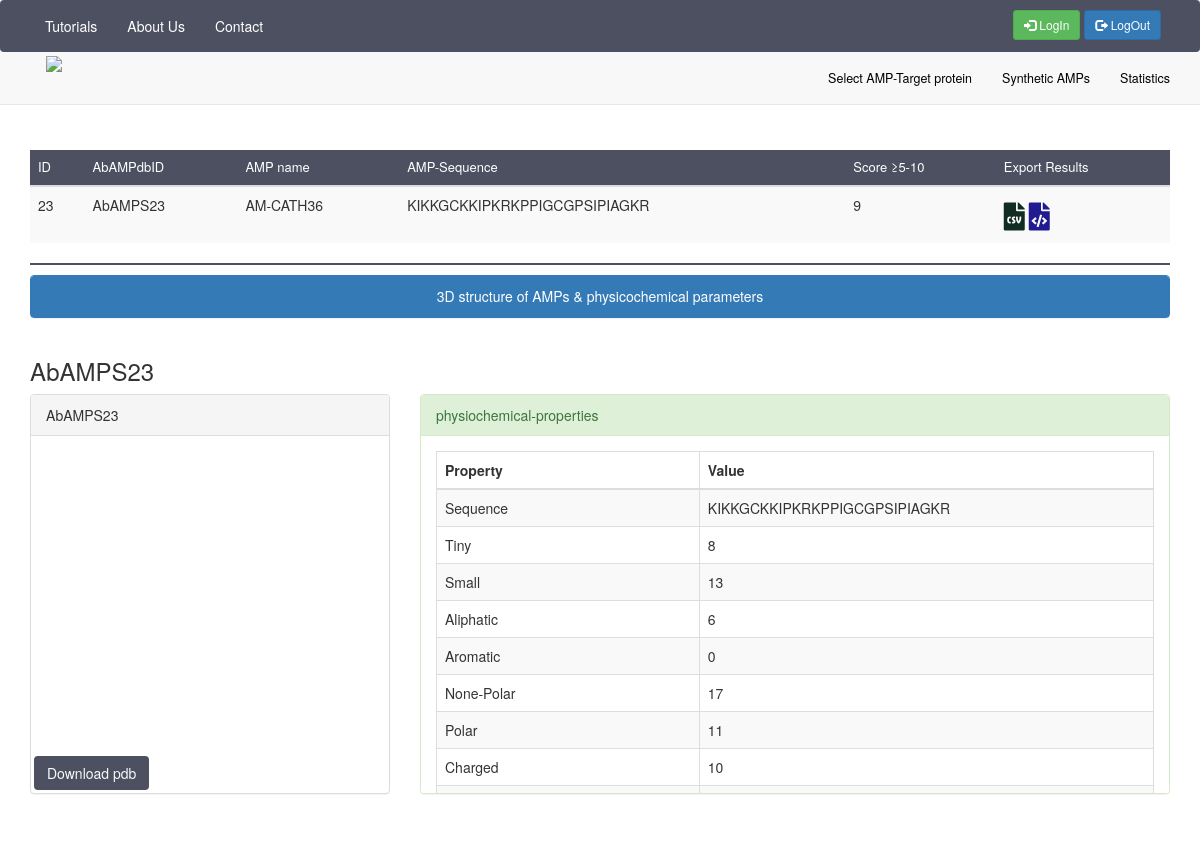
The app's page /synthetic/synthetic/23, older data.
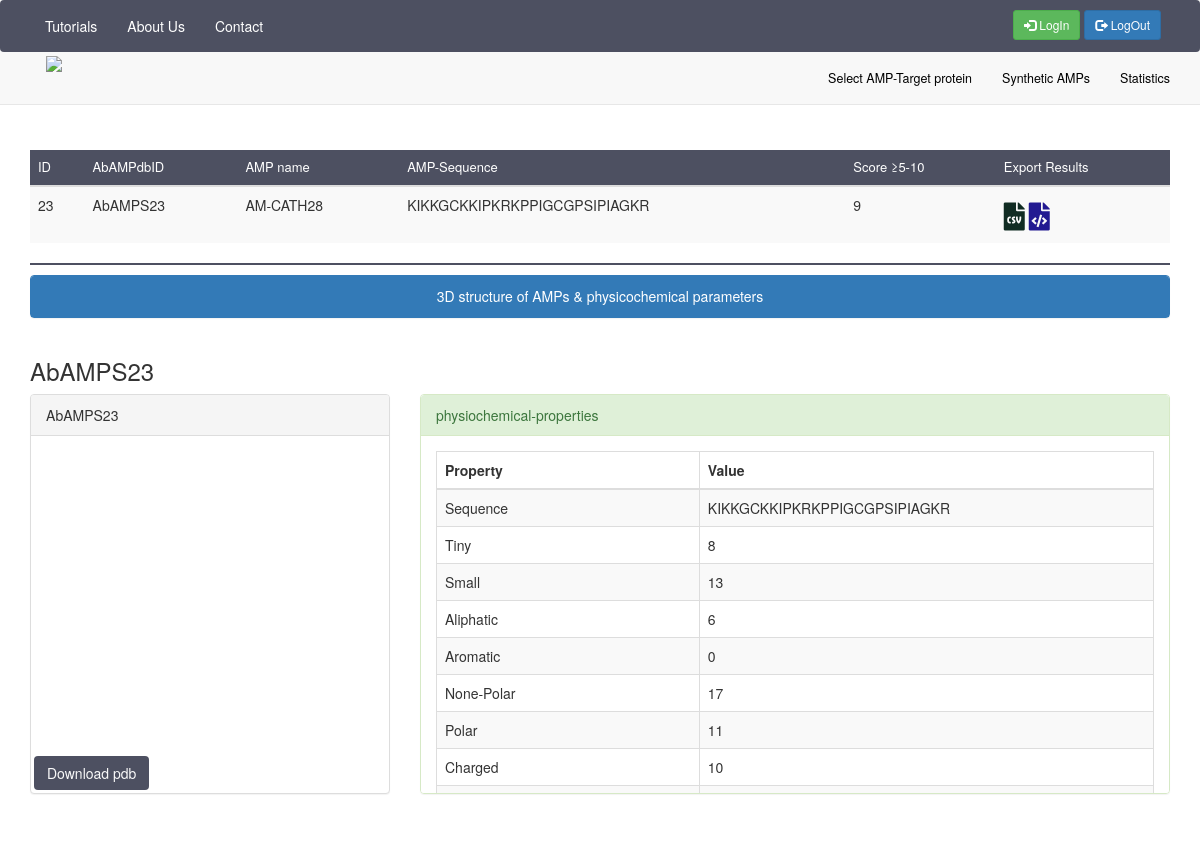
The same page, newer data.
### synthetic/models.py (models this page shows, shortened)
class Synthetic(models.Model):
    starget_protein = models.ForeignKey(
        Stargetproteins, on_delete=models.SET_NULL, null=True, blank=True)
    sdock = models.ManyToManyField('Sdock', related_name='sdock')
    title = models.CharField(("Title"), max_length=255)
    name = models.CharField(("Name"), max_length=255)
    s = models.CharField(
        ("Synthetic_sequence"), max_length=500)
    synthetic_Tiny = models.IntegerField(("Tiny"))
    synthetic_Small = models.IntegerField(("Small"))
    synthetic_Aliphtic = models.IntegerField(("Synthetic_aliphatic"))
    synthetic_Aromatic = models.IntegerField(("Synthetic_aromatic"))
    synthetic_non_polar = models.IntegerField(("Synthetic_Non_Polar-aa"))
    synthetic_polar = models.IntegerField(("Synthetic_Polar-aa"))
    synthetic_charged_aa = models.IntegerField(("Synthetic_Charged-aa"))
    synthetic_basic = models.IntegerField(("Synthetic_Basic-aa"))
    synthetic_acidic = models.CharField(
        ("Synthetic_Acidic-aa"), max_length=255)
    synthetic_mol_weight_tiny = models.FloatField(
        ("Synthetic_Mole%-Tiny_aa"), max_length=255)
    synthetic_mol_weight_small = models.FloatField(
        ("Synthetic_Mole%-Small_aa"), max_length=255)
    synthetic_mol_weight_apliphatic = models.FloatField(
        ("Synthetic_Mole%-Aliphtic_aa"), max_length=255)
    synthetic_mol_weight_aromatic = models.CharField(
        ("Synthetic_Mole%-Aromatic_aa"), max_length=255)
    synthetic_mol_weight_non_polar = models.FloatField(
        ("Synthetic_Mole%-Non_Polar_aa"), max_length=255)
    synthetic_mol_weight_polar = models.FloatField(
        ("Synthetic_Mole%-Polar_aa"), max_length=255)
    synthetic_mol_weight_charged = models.FloatField(
        ("Synthetic_Mole%-Charged_aa"), max_length=255)
    synthetic_mol_weight_basic = models.FloatField(
        ("Synthetic_Mole%-Basic_aa"), max_length=255, default=None)
    synthetic_mol_weight_acidic = models.IntegerField(
        ("Synthetic_Mole%-Acidic_aa"), default=None)
    synthetic_molecular_weight = models.FloatField(
        ("Synthetic_mw"), max_length=255, default=None)
    synthetic_length = models.IntegerField(("Synthetic_length"), default=None)
    synthetic_charge = models.FloatField(
        ("Synthetic_Charge"), max_length=255, default=None)
    synthetic_isolelectric_point = models.FloatField(
        ("Synthetic_Isolelectric point"), max_length=255)
    synthetic_aliphatic_Index = models.FloatField(
        ("Synthetic_Aliphatic Index"), max_length=255, default=None)
    synthetic_instability_Index = models.FloatField(
        ("Synthetic_Instability Index"), max_length=255)
    synthetic_bomanIndex = models.FloatField(
        ("Synthetic_BomanIndex"), max_length=255)
    synthetic_hydrophobicity = models.FloatField(
        ("Synthetic_Hydrophobicity"), max_length=255)
    synthetic_hydrophobic_moment = models.FloatField(
        ("Synthetic_Hydrophobic moment"), max_length=255)
    synthetic_toxicity = models.CharField(
        ("Synthetic_Toxicity"), max_length=255, default=None)
    synthetic_hemolytic_activity = models.FloatField(
        ("Synthetic_Hemolytic activity"), max_length=255)
    synthetic_score = models.IntegerField(("Synthetic_Score"), default=None)
    synthetic_pdb_name = models.CharField(
        ("Synthetic_PDBName"), max_length=255, default=None)

### synthetic/views.py (the view)
# urls.py: path("synthetic/<int:synthetic_id>", views.submit_synthetic, name='submit_synthetic'),
def submit_synthetic(request, synthetic_id):
    synthetic = Synthetic.objects.get(pk=synthetic_id)
    return render(request, "synthetic/synthetic.html", {
        "synthetic": synthetic,
    })

### synthetic/templates/synthetic/synthetic.html (shortened to what the changed rows need)
{% extends 'base.html' %} {% block content %} {% load static %}
<head>
    <link rel="stylesheet" href="https://cdnjs.cloudflare.com/ajax/libs/OwlCarousel2/2.3.4/assets/owl.carousel.min.css"
    />
    <link rel="stylesheet" href="https://cdnjs.cloudflare.com/ajax/libs/OwlCarousel2/2.3.4/assets/owl.theme.default.min.css"
 />
    <link rel="stylesheet" href="https://cdnjs.cloudflare.com/ajax/libs/OwlCarousel2/2.3.4/assets/owl.carousel.min.css"
    />
    <link rel="stylesheet" href="https://cdnjs.cloudflare.com/ajax/libs/OwlCarousel2/2.3.4/assets/owl.theme.default.min.css"
 />
    <link rel="stylesheet" href="https://cdnjs.cloudflare.com/ajax/libs/font-awesome/4.7.0/css/font-awesome.min.css">
    <link rel="stylesheet" href="https://cdnjs.cloudflare.com/ajax/libs/font-awesome/5.15.3/css/all.min.css">
</head>
<table class="table table-striped w-auto" id="myTable">
    <thead style="background-color: #4D5061; color: white;" font-weight="normal" font-size="small">
        <tr>
            <th scope="col" style="font-size: small; font-weight: normal;">ID</th>
            <th scope="col" style="font-size: small; font-weight: normal;">AbAMPdbID</th>
            <th scope="col" style="font-size: small; font-weight: normal;">AMP name</th>
            <th scope="col" style="font-size: small; font-weight: normal;">AMP-Sequence</th>
            <th scope="col" style="font-size: small; font-weight: normal;">Score ≥5-10</th>
            <th scope="col" style="font-size: small; font-weight: normal;">Export Results</th>
        </tr>
    </thead>
    <tbody>
        <tr class="table-info">
            <td>{{ synthetic.id }}</td>
            <td>{{ synthetic.title }}</td>
            <td>{{ synthetic.name }}</td>
            <td>{{ synthetic.s }}</td>
            <td>{{ synthetic.synthetic_score }}</td>
            <td><button onclick="tableToCSV()" style="background-color: #f9f9f9; font-size:28px; margin: 0; padding: 0;"><i class="fas fa-file-csv" style="color: rgb(17, 44, 35); margin-top: -10px;"></i></button>
                <button onclick="tableToXML()" style="background-color: #f9f9f9; font-size: 28px; margin: 0; padding: 0;">
                  </button>
            </td>
    </tbody>
</table>
<body>
    <div class="row">
        <div class="col-md-12 col-sm-12 col-xs-20">
        </div>
    </div>
    <h3>{{ synthetic.title }}</h3>
    <div class="row">
        <div class="col-md-4 col-sm-4 col-xs-12">
            <div class="panel panel-default" style="height: 400px;">
                <div class="panel-heading">
                    {{ synthetic.title }}
                </div>
                <div>
                    <div id="container-01" class="mol-container"></div>
                    <div>
                        </div>
                </div>
            </div>
        </div>
        <div class="col-md-8 col-sm-8 col-xs-12">
            <div class="panel panel-success" style="height: 400px;overflow: scroll;">
                <div class="panel-body">
                    <div class="table-responsive">
                        <table class="table table-striped table-bordered table-hover" id="table_1">
                            <thead>
                                <tr>
                                    <th>Property</th>
                                    <th>Value</th>
                                </tr>
                            </thead>
                            <tbody>
                                <tr>
                                    <td>Sequence</td>
                                    <td>{{ synthetic.s }}</td>
                                </tr>
                                <tr>
                                    <td>Tiny</td>
                                    <td>{{ synthetic.synthetic_Tiny }}</td>
                                </tr>
                                <tr>
                                    <td>Small</td>
                                    <td>{{ synthetic.synthetic_Small }}</td>
                                </tr>
                                <tr>
                                    <td>Aliphatic</td>
                                    <td>{{ synthetic.synthetic_Aliphtic }}</td>
                                </tr>
                                <tr>
                                    <td>Aromatic</td>
                                    <td>{{ synthetic.synthetic_Aromatic }}</td>
                                </tr>
                                <tr>
                                    <td>None-Polar</td>
                                    <td>{{ synthetic.synthetic_non_polar }}</td>
                                </tr>
                                <tr>
                                    <td>Polar</td>
                                    <td>{{ synthetic.synthetic_polar }}</td>
                                </tr>
                                <tr>
                                    <td>Charged</td>
                                    <td>{{ synthetic.synthetic_charged_aa }}</td>
                                </tr>
                            </tbody>
                        </table>
                    </div>
                </div>
            </div>
        </div>
    </div>
{% endblock %}

Row changes from the older to the newer data that the page shows:
changed Synthetic "AbAMPS23": name "AM-CATH36" → "AM-CATH28"
